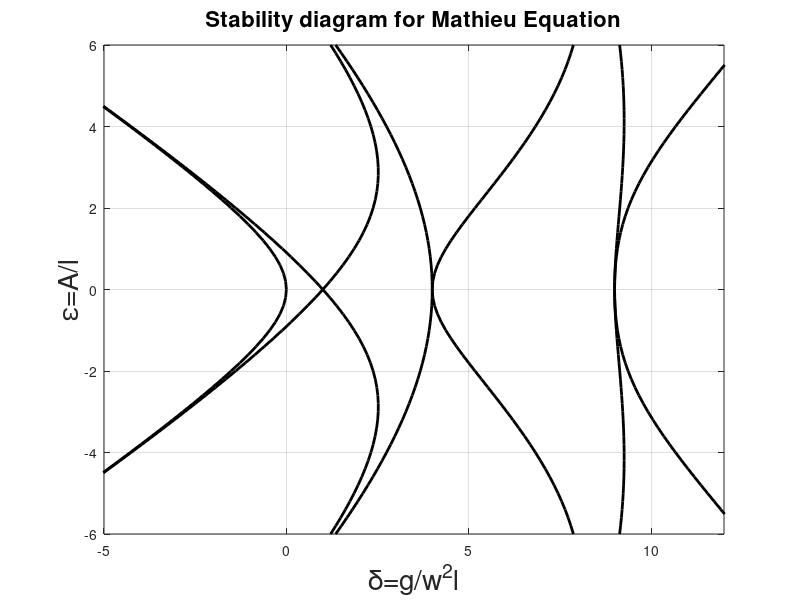

The MATLAB script that drew this image:
% To plot the stability chart or strut diagram for the Mathieu's Equation
% Mathieu Equation is x''+(d-2ecos(2t))x = 0
%~~~~~~~~~~~~~~~~~~~~~~~~~~~~~~~~~~~~~~~~~~~~~~~~~~~~~~~~~~~~~~~~~~~~~~~~~~
% Warning : On running this the workspace memory will be deleted. Save if
% any data present before running the code !!
%~~~~~~~~~~~~~~~~~~~~~~~~~~~~~~~~~~~~~~~~~~~~~~~~~~~~~~~~~~~~~~~~~~~~~~~~~~
%--------------------------------------------------------------------------
% Code written by : Siva Srinivas Kolukula                                |
%                   Senior Research Fellow                                |
%                   Structural Mechanics Laboratory                       |
%                   Indira Gandhi Center for Atomic Research              |
%                   India                                                 |
% E-mail : allwayzitzme@gmail.com                                         |
%--------------------------------------------------------------------------
% Version 1 : 28 Feb 2012

% Version 2: 24 July 2013
% Made code to plot stability chart in few seconds
%
clc ; clear all ;
N = 5 ;                    % Order of the Hill's Determinant
T = cell(1,4) ;             % Cell array to store Hill determinant matrices
EE = cell(1,4) ;
epsilon=-6:0.2:6;
%epsilon=-20:0.05:20;
%epsilon = -15:0.05:15 ;
for i = 1:length(epsilon)
    e = epsilon(i) ;
    a = e*ones(N,1) ;       % Sub diagonal elements
    c = e*ones(N,1) ;       % Super diagonal elements
    % Hill determinants for odd sine and cosine coefficients 
    ndeto = 2*N+1 ;     
    bo = (1:2:ndeto).^2 ;   % Diagonal elements
    T1 = diag(a,-1)+diag(bo)+diag(c,+1) ; 
    T1(1,1) = 1+e ;
    T{1} = T1 ;             % Odd cosine determinant matrix
    T1(1,1) = 1-e ;
    T2 = T1 ;
    T{2} = T2 ;             % Odd sine determinant matrix
    % Hill determinants for even sine and cosine coefficients
    ndete = 2*(N+1) ;
    be = (2:2:ndete).^2 ;   % Diagonal elements
    T3 = diag(a,-1)+diag(be)+diag(c,+1) ;
    T{3} = T3 ;             % Even cosine determinant matrix
    T4 = zeros(size(T3)) ;
    T4(1,1) = 0 ;T4(1,2) = e ;T4(2,1) = 2*e ;
    T4(2:end,2:end)=T3(1:end-1,1:end-1) ;
    T{4} = T4 ;             % Even sine determinant matrix
    % Calculate the Eigenvalues of the Determinant matrices
    for j = 1:4
        E = eig(T{j}) ;
        % plot(E,e,'.','Markersize',4.5,'Color','r') ;
        EE{j}(:,i) = E ;
    end
end
epsilon = epsilon' ;
E1 = EE{1}' ;
E2 = EE{2}' ;
E3 = EE{3}';
E4 = EE{4}' ;
E = [E1 E2 E3 E4] ;
%figure ;
plot(E,epsilon,'k','Linewidth',2);
%plot(E,epsilon,'ko');
title('Stability diagram for Mathieu Equation','FontSize',16)
xlabel('\delta=g/w^2l','FontSize',20) ;
ylabel('\epsilon=A/l','FontSize',20) ;
grid on;
hold on ;
%axis([-100,100,-10,60]);

axis([-5,12,-6,6]);
%axis([-20,20,-30,30]);
%axis([-20,20,-10,10]);
%axis([-10,45,-30,30]);
%PlotAxisAtOrigin 
% freq_calculated=[];
% for i=1:length(epsilon)
%     for j=1:length(E(i,:))
%         Fs = 10;
%         tspan=(0:1/Fs:100);
%         b=epsilon(i,:);
%         a=E(i,j);
%         [t,y] = ode45(@(t,y) Mathieu(t,y,a,b),tspan,[0.1,0.1]);
%         Fs=100;
%         L= length(y(:,1));
%         Y=fft(y(:,1),L);
%         Ya=(abs(Y)./length(Y)).^2;
%         [max_value,index]=sort(Ya,'descend');
%         freq_required=max_value(1,1);
%         freq_calculated=[freq_calculated;freq_required epsilon(i,1)];       
%     end
% end


value_w=[];
value_w1=[];
result1=[];
result2=[];
result3=[];
result4=[];
result5=[];
result6=[];
result7=[];
result8=[];


% 
% for i=1:length(E(:,1))
%     for j=1:length(E(i,:))
%         temp_w=sqrt(((2*9.8)/E(i,j)));
%         if((isreal(temp_w))==1)
%             value_w=[value_w;temp_w]; 
%             if((0<=temp_w)&(temp_w<=0.5))
%                 result1=[result1;temp_w epsilon(i,1)];
%             elseif((0.5<temp_w)&(temp_w<=1))
%                 result2=[result2;temp_w epsilon(i,1)];
%             elseif((1<temp_w)&(temp_w<2.5))
%                 result3=[result3;temp_w epsilon(i,1)];
%             elseif((2.5<=temp_w)&(temp_w<=3.5))
%                 result4=[result4;temp_w epsilon(i,1)];
%             elseif((3.5<temp_w)&(temp_w<=5))
%                 result5=[result5;temp_w epsilon(i,1)];
%            else
%                 result6=[result6;temp_w epsilon(i,1)];
%             end
%         end
%     end
% end
% plot(result1(:,1),result1(:,2),'+');hold on
% plot(result2(:,1),result2(:,2),'m+');hold on
% plot(result3(:,1),result3(:,2),'r+');hold on
% plot(result4(:,1),result4(:,2),'g+');hold on
% plot(result5(:,1),result5(:,2),'c+');hold on
% plot(result6(:,1),result6(:,2),'k+');hold on
